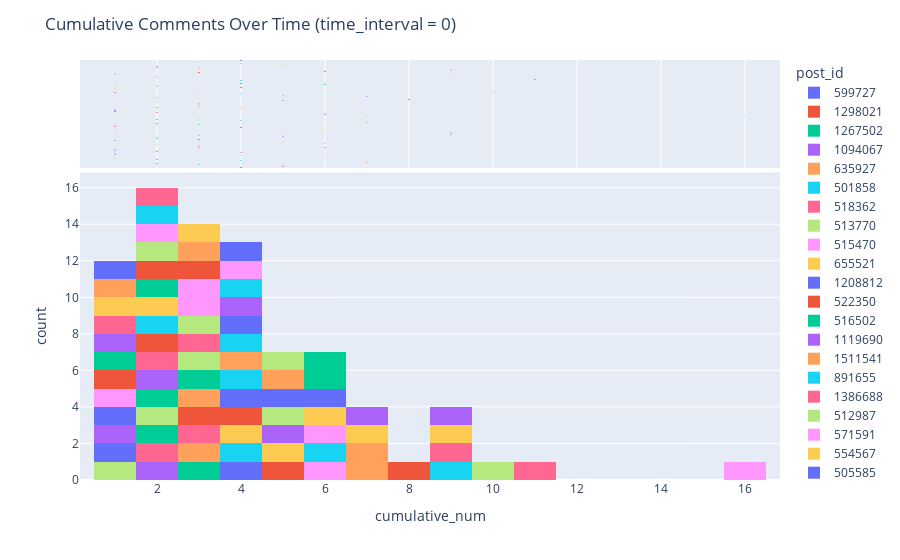
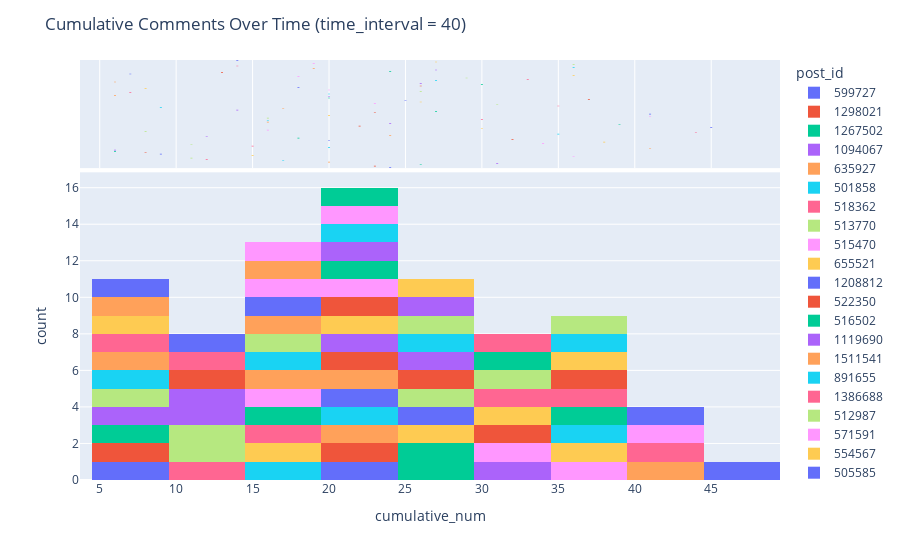
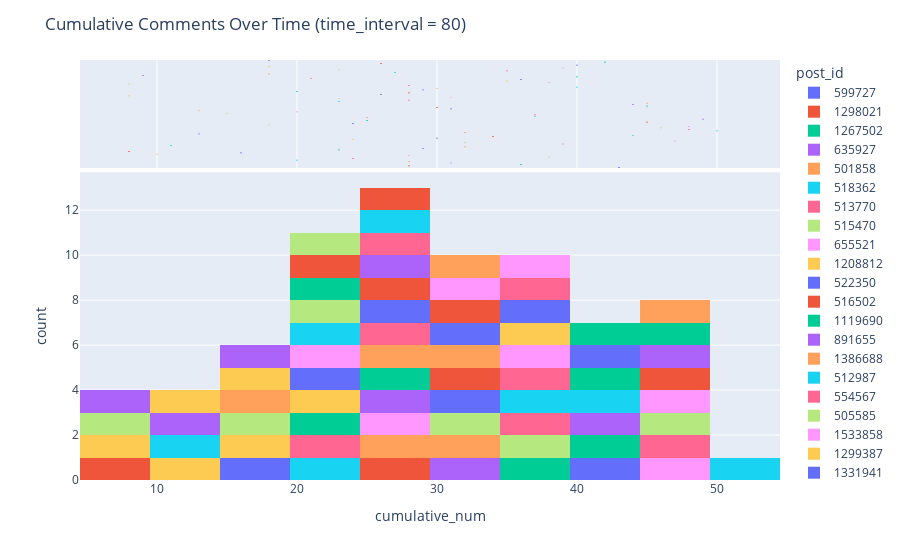

Source (notebook cell) for these figures, in order:
### Markdown cell above
## 6시간(360분)동안 '5분' 시간 간격으로 그래프를 생성
### 시간 구간별로 누적 댓글수가 x 개인 게시글이 y개 있음을 나타내는 히스토그램

### 시간이 흐를수록 누적 댓글수가 많은 게시글의 수가 많아짐

### Code cell
# 부하가 심함
for i in range(0, 360, 40):
    fig = px.histogram(df_commulate_num[df_commulate_num['time_interval'] == i], x='cumulative_num', color='post_id', marginal='box')
    fig.update_layout(title=f'Cumulative Comments Over Time (time_interval = {i})')
    fig.show()
